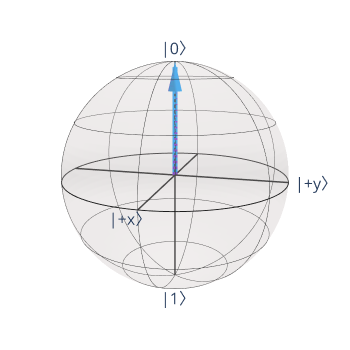

The notebook cell this image was saved under:
### Code cell
from kaleidoscope import bloch_sphere
bloch_sphere([psi, psi_hat])
